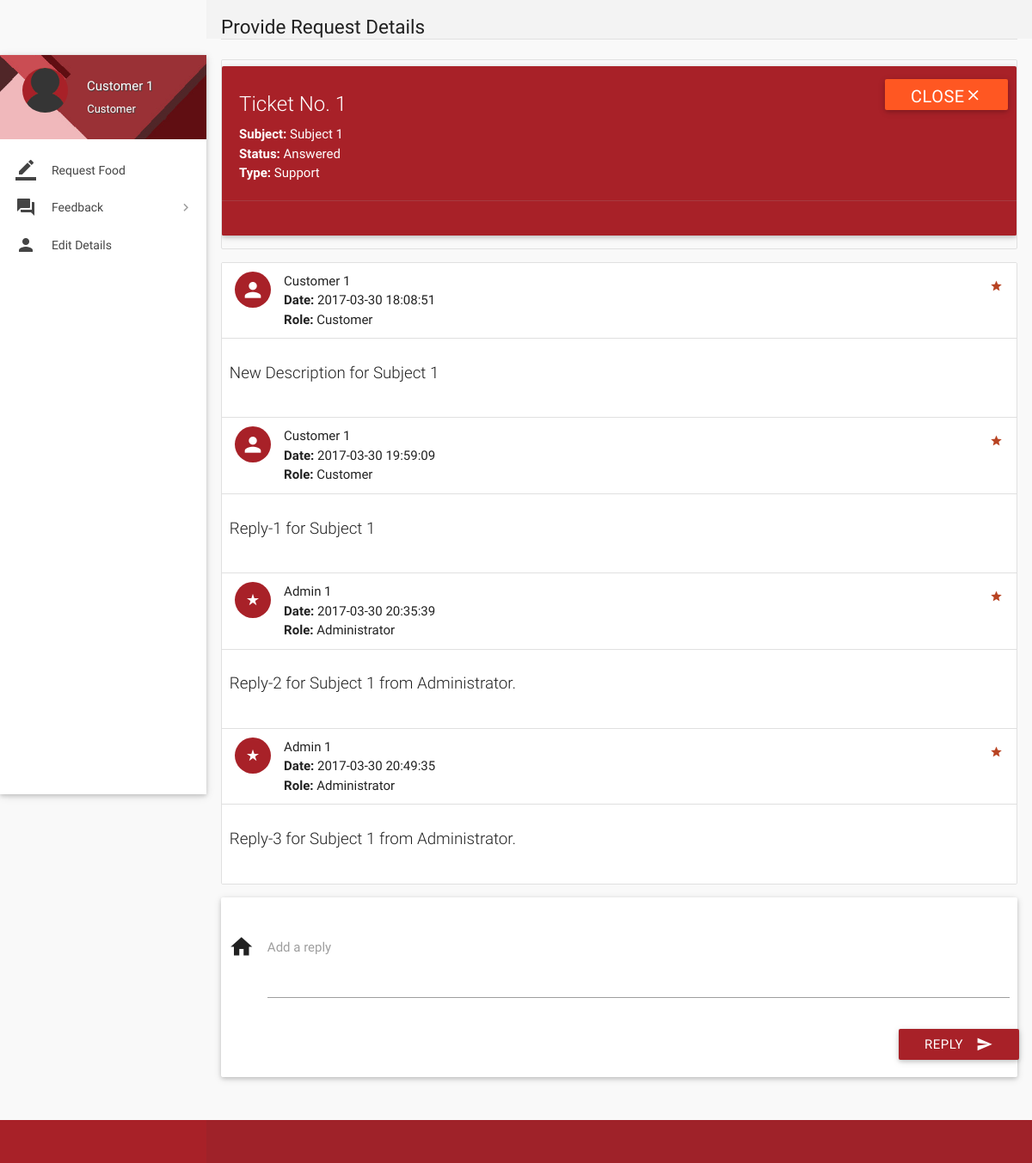
/view-ticket.php?id=1 (signed in), run on the app's committed database.
### tables this page shows
CREATE TABLE `tickets` (
  `id` int(11) NOT NULL,
  `poster_id` int(11) NOT NULL,
  `subject` varchar(100) NOT NULL,
  `description` varchar(3000) NOT NULL,
  `status` varchar(8) NOT NULL DEFAULT 'Open',
  `type` varchar(30) NOT NULL DEFAULT 'Others',
  `date` datetime NOT NULL DEFAULT CURRENT_TIMESTAMP,
  `deleted` tinyint(4) NOT NULL DEFAULT '0'
);

CREATE TABLE `ticket_details` (
  `id` int(11) NOT NULL,
  `ticket_id` int(11) NOT NULL,
  `user_id` int(11) NOT NULL,
  `description` varchar(1000) NOT NULL,
  `date` datetime NOT NULL DEFAULT CURRENT_TIMESTAMP
);

CREATE TABLE `users` (
  `id` int(11) NOT NULL,
  `role` varchar(15) NOT NULL DEFAULT 'Customer',
  `name` varchar(15) NOT NULL,
  `username` varchar(10) NOT NULL,
  `password` varchar(16) NOT NULL,
  `email` varchar(35) NULL,
  `address` varchar(300) NULL,
  `contact` bigint(11) NOT NULL,
  `verified` tinyint(1) NOT NULL DEFAULT '0',
  `deleted` tinyint(4) NOT NULL DEFAULT '0'
);

### includes/wallet.php (called while the page is built, shortened)
<?php
@$user_id=$_SESSION['user_id'];
 ?>

### includes/connect.php (called while the page is built, shortened)
<?php
@$name = $_SESSION['name'];
@$role = $_SESSION['role'];
?>

### view-ticket.php (the view, shortened to what this page needs)
<?php
include 'includes/connect.php';
include 'includes/wallet.php';
$continue=0;
if($_SESSION['customer_sid']==session_id())
{
		$ticket_id = $_GET['id'];
		$sql1 = "SELECT * FROM tickets where poster_id = $user_id AND id = $ticket_id AND not deleted;";
		if(mysqli_num_rows(mysqli_query($con,$sql1))>0){
			$row  = $con->query($sql1)->fetch_assoc();
			$type = $row['type'];
			$subject = $row['subject'];
			$status = $row['status'];
			$continue=1;
		}
		else
			$continue = 0;
}
if($continue){
?>
<!DOCTYPE html>
<html lang="en">
<head>
  <link href="css/materialize.min.css" type="text/css" rel="stylesheet" media="screen,projection">
  <link href="css/style.min.css" type="text/css" rel="stylesheet" media="screen,projection">
  <link href="css/custom/custom.min.css" type="text/css" rel="stylesheet" media="screen,projection">
  <link href="js/plugins/perfect-scrollbar/perfect-scrollbar.css" type="text/css" rel="stylesheet" media="screen,projection">
</head>
<body>
  <div id="main">
    <div class="wrapper">
      <aside id="left-sidebar-nav">
        <ul id="slide-out" class="side-nav fixed leftside-navigation">
            <li class="user-details cyan darken-2">
            <div class="row">
                <div class="col col s4 m4 l4">
                    <img src="images/avatar.jpg" alt="" class="circle responsive-img valign profile-image">
                </div>
                <div class="col col s8 m8 l8">
                    <a class="btn-flat dropdown-button waves-effect waves-light white-text profile-btn" href="#" data-activates="profile-dropdown"><?php echo $name;?> <i class="mdi-navigation-arrow-drop-down right"></i></a>
                    <p class="user-roal"><?php echo $role;?></p>
                </div>
            </div>
            </li>
            <li class="bold"><a href="index.php" class="waves-effect waves-cyan"><i class="mdi-editor-border-color"></i>Request Food</a>
            </li>
                    </ul>
                <li class="no-padding">
                    <ul class="collapsible collapsible-accordion">
                        <li class="bold"><a class="collapsible-header waves-effect waves-cyan"><i class="mdi-action-question-answer"></i> Feedback</a>
                        </li>
                    </ul>
                </li>
            <li class="bold"><a href="details.php" class="waves-effect waves-cyan"><i class="mdi-social-person"></i> Edit Details</a>
            </li>
        </aside>
      <section id="content">
        <div id="breadcrumbs-wrapper">
          <div class="container">
            <div class="row">
              <div class="col s12 m12 l12">
                <h5 class="breadcrumbs-title">Provide Request Details</h5>
              </div>
            </div>
          </div>
        </div>
        <div class="container">
          <div class="divider"></div>
<div class="section">
                                <?php
								echo '<ul id="task-card" class="collection with-header">
									<div id="card-alert" class="card cyan">
										<div class="card-content white-text">
										<span class="card-title white-text darken-1">Ticket No. '.$ticket_id.'</span>
										<p><strong>Subject: </strong>'.$subject.'</p>
										<p><strong>Status: </strong>'.$status.'</p>
										<p><strong>Type: </strong>'.$type.'</p>
										</div>
										<div class="card-action cyan">
										<form method="post" action="routers/ticket-status.php">
										<input type="hidden" name="ticket_id" value="'.$ticket_id.'">
										<input type="hidden" name="status" value="'.($status != 'Closed' ? 'Closed' : 'Open').'">
										<button class="waves-effect waves-light deep-orange btn white-text" type="submit" name="action">'
										.($status != 'Closed' ? 'Close<i class="mdi-navigation-close"></i>' : 'Reopen<i class="mdi-navigation-check"></i>').'
										</button>
										</form>
										</div>
									</div>
                                </ul>';
								echo '<ul id="issues-collection" class="collection">';
								$sql1 = mysqli_query($con, "SELECT * from ticket_details WHERE ticket_id = $ticket_id;");
								while($row1 = mysqli_fetch_array($sql1)){
									$sql2 = "SELECT * FROM users WHERE id = ".$row1['user_id'].";";
									if(mysqli_num_rows(mysqli_query($con,$sql2))>0){
										$row2  = $con->query($sql2)->fetch_assoc();
										$name = $row2['name'];
										$role1 = $row2['role'];
									}
								  echo '
								  <li class="collection-item avatar">
									  <i class="'.($role1=='Administrator' ? 'mdi-action-star-rate' : 'mdi-social-person').' cyan circle"></i>
									  <span class="collection-header"> '.$name.'</span>
									  <p><strong>Date:</strong> '.$row1['date'].'</p>
									  <p><strong>Role:</strong> '.$role1.'</p>
									  <a href="#" class="secondary-content">
									  <i class="mdi-action-grade"></i></a>
								  </li>
								  <li class="collection-item">
									  <div class="row">
									  <p class="caption">'.$row1['description'].'</p>
									  </div>
									  </li>';
								}
							  echo '</ul>';
							  if($status != 'Closed'){
							  echo '
							  <div class="card-panel">
                  <div class="row">
                    <form class="formValidate" id="formValidate" method="post" action="routers/ticket-message.php" novalidate="novalidate" class="col s12">
                      <div class="row">
					  <input type="hidden" name="role" value="'.$role.'">
					  <input type="hidden" name="ticket_id" value="'.$ticket_id.'">
                        <div class="input-field col s12">
                          <i class="mdi-action-home prefix"></i>
                          <textarea name="message" id="message" class="materialize-textarea validate" data-error=".errorTxt1"></textarea>
                          <label for="message" class="">Add a reply</label>
						  <div class="errorTxt1"></div>
                        </div>
                        <div class="row">
                          <div class="input-field col s12">
                            <button class="btn cyan waves-effect waves-light right" type="submit" name="action">Reply
                              <i class="mdi-content-send right"></i>
                            </button>
                          </div>
                        </div>
                      </div>
                    </form>
                  </div>
                </div>';
							  }
								?>
          </div>
              </div>
            </div>
        </div>
  <footer class="page-footer">
    <div class="footer-copyright">
    </div>
  </footer>
</body>
</html>
<?php
	}
?>

### view-ticket.php (style rules this page uses)
body { background-image: url('https://as2.ftcdn.net/v2/jpg/03/78/97/59/1000_F_378975954_G39M4ptXAjxKy80gbBIEo0wqBkk89gBF.jpg'); background-repeat: no-repeat; background-attachment: fixed; background-size: cover; }

### data on the page
tickets: subject "Subject 1", status "Answered", type "Support"
ticket_details: user.name "Customer 1", date "2017-03-30 18:08:51", user.role "Customer", description "New Description for Subject 1"
ticket_details: user.name "Customer 1", date "2017-03-30 19:59:09", user.role "Customer", description "Reply-1 for Subject 1"
ticket_details: user.name "Admin 1", date "2017-03-30 20:35:39", user.role "Administrator", description "Reply-2 for Subject 1 from Administrator."
ticket_details: user.name "Admin 1", date "2017-03-30 20:49:35", user.role "Administrator", description "Reply-3 for Subject 1 from Administrator."

### other printed values
$name "Customer 1"
$role "Customer"
$ticket_id "1"
